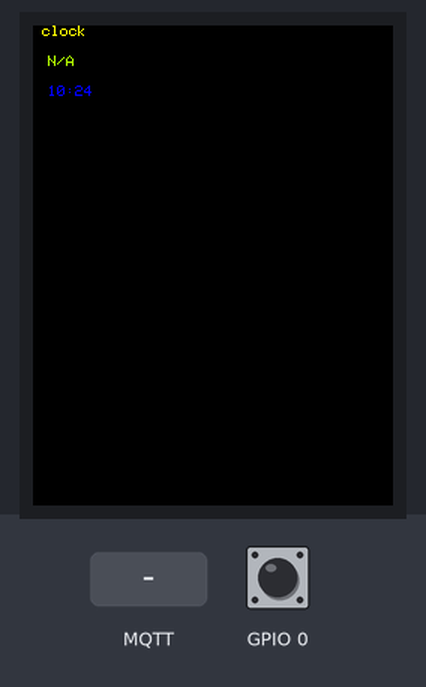
Bench run of a program on a simulated ESP8266 (NodeMCU). On the bench: 240×320 colour display. Inputs (shaded band) come from the test bench; at power-on: GPIO 0 HIGH. WiFi joins after 1.5 s; servers stay silent unless stated; network time is answered at once with the bench clock; the local clock reads 2024-03-15 10:24:30 at power-on unless the program sets it; no MQTT or app messages arrive unless stated; what the program prints to the serial monitor is not drawn.

Above: at 2.9 s.
3.0 s: MQTT message "on" arrives on the first subscribed topic
4.5 s: MQTT message "1" arrives on the first subscribed topic
6.0 s: MQTT message "off" arrives on the first subscribed topic
7.5 s: MQTT message "on" arrives on the first subscribed topic
9.0 s: MQTT message "off" arrives on the first subscribed topic
Timing chart, 0 to 12.0 s (numbered marks = the images above; inputs shaded):
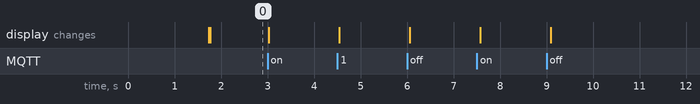

The program:

main.cpp
```cpp
#include <config.h>
#include <Arduino.h>
#include <NTPClient.h>
#include <ESP8266WiFi.h>
#include <WiFiUdp.h>
#include <PubSubClient.h>

#include <TFT_eSPI.h> // Hardware-specific library
#include <SPI.h>

TFT_eSPI tft = TFT_eSPI();       // Invoke custom library

WiFiUDP ntpUDP;

WiFiClient espClient;
PubSubClient client(espClient);
long lastMsg = 0;
char msg[50];
int value = 0;
String temp="N/A";


int offset = 3; // timezone+3


NTPClient timeClient(ntpUDP, "ro.pool.ntp.org",0, 60000);


void display_text(String text)
{
    tft.setTextColor(TFT_BLUE);
    tft.setCursor(10, 40);
    tft.fillRect(0, 40, 127, 9, TFT_BLACK);
    tft.setCursor(10, 40);
    tft.print(text);
}


void display_temp(String temp )
{
    String text="Temp: "+ temp;
    tft.setTextColor(TFT_GREENYELLOW);
    tft.setCursor(10, 20);
    tft.fillRect(0, 20, 127, 9, TFT_BLACK);
    tft.setCursor(10, 20);
    tft.print(temp);
}


void callback(char* topic, byte* payload, unsigned int length)
{
    // sprintf(buffer, "%02d:%02d", timeClient.getHours(), timeClient.getMinutes());
    // display_text(topic);
    Serial.print("Message arrived [");
    Serial.print(topic);
    Serial.print("] ");
    temp="";
    for (int i = 0; i < length; i++)
    {
        Serial.print((char)payload[i]);
        temp+=(char)payload[i];
    }
    display_temp(temp);
    Serial.println();

}


void setup()
{
    // delay(10);
    Serial.begin(115200);
    Serial.println(F("TFT 1.8\" SPI TFT Test!     "));

    tft.init();            // initialize LCD
    tft.fillScreen(TFT_BLACK);
    tft.setTextColor(TFT_YELLOW);
    tft.setCursor(0, 0);
    tft.print(F(" clock"));


    // pinMode(BUILTIN_LED, OUTPUT);     // Initialize the BUILTIN_LED pin as an output

    timeClient.setTimeOffset(offset*3600);

    // pinMode(0,INPUT);
    // digitalWrite(0,HIGH);

    // pinMode(16,OUTPUT);
    // digitalWrite(16, LOW);    // set GPIO16 low to reset OLED
    // delay(50);
    // digitalWrite(16, HIGH); // while OLED is running, must set GPIO16 in high

    // display.init();
    // display.flipScreenVertically();

    WiFi.begin(ssid, password);


    while ( WiFi.status() != WL_CONNECTED )
    {
        display_text("CONN");
        Serial.println("CONN");
        delay ( 500 );
    }

    // display.clear();
    display_text("NTP");
    Serial.print("NTP");

    timeClient.begin();

    client.setServer(mqtt_server, 1883);
    client.setCallback(callback);
    while (!timeClient.forceUpdate())
    {
        delay(10);
    }


}

char buffer[5];

void reconnect() {
  // Loop until we're reconnected
  while (!client.connected()) {
    Serial.print("Attempting MQTT connection...");
    // Attempt to connect
    if (client.connect("ESP8266Client")) {
      Serial.println("connected");
      // Once connected, publish an announcement...
      client.publish("outTopic", "hello world");
      // ... and resubscribe
      client.subscribe("/sonoff_afara/ds18b20/Temperature");
    } else {
      Serial.print("failed, rc=");
      Serial.print(client.state());
      Serial.println(" try again in 5 seconds");
      // Wait 5 seconds before retrying
      delay(5000);
    }
  }
}


void loop()
{
  timeClient.update();

  if (digitalRead(0) == 0)
  {
    offset += 1;
    if (offset > 14)
    {
      offset = -11;
    }
    timeClient.setTimeOffset(offset*3600);
  }

//   display.clear();

  //display second bar
//   display.fillRect(1, 0, 126*timeClient.getSeconds()/59, 2);

  //display time
  sprintf(buffer, "%02d:%02d", timeClient.getHours(), timeClient.getMinutes());
  display_text(buffer);
  display_temp(temp)  ;
  delay(300);

  if (!client.connected()) {
    reconnect();
  }
  client.loop();

  long now = millis();
  if (now - lastMsg > 2000)
  {
    lastMsg = now;
    ++value;
    snprintf (msg, 75, "ping: #%ld", value);
    // Serial.print("Publish message: ");
    Serial.println(msg);
    // client.publish("outTopic", msg);
  }
}
```

config.h
```cpp
const char* ssid = "your_ssid";
const char* password =  "your_pass";
const char* mqtt_server = "192.168.1.1";
```
